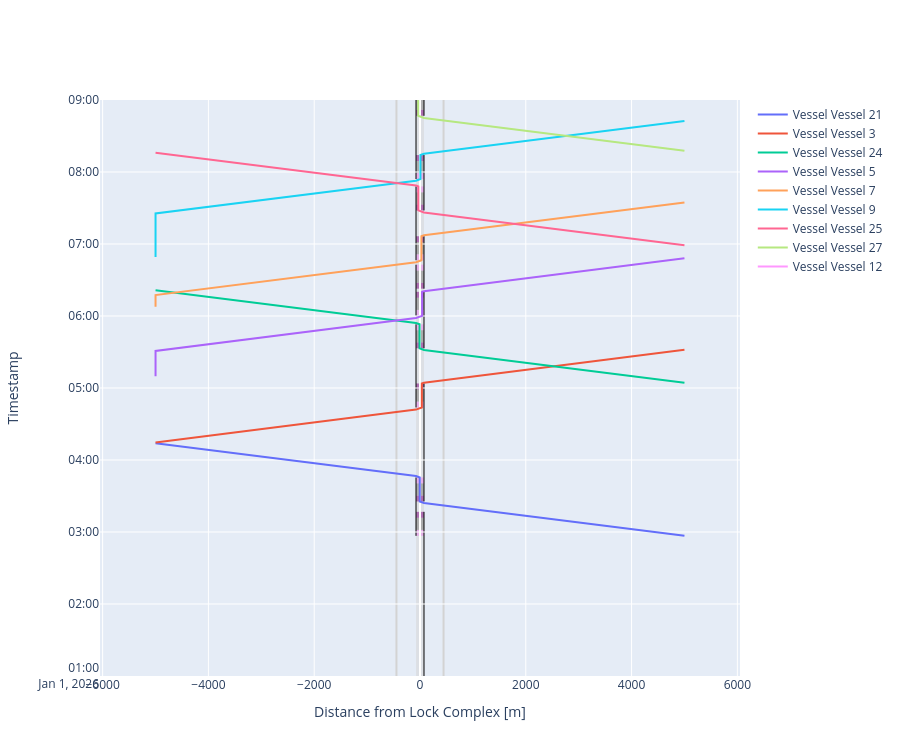

The code cell stored with this chart in its notebook:
### Code cell
# We can plot the time-distance diagram
fig = lock_chamber_II.plot(xlimmin = -6050, 
                           xlimmax = 6050,
                           ylimmin = pd.Timestamp('2026-01-01 01:00:00'),
                           ylimmax = pd.Timestamp('2026-01-01 09:00:00'),
                           method='Plotly')

fig.update_layout(height=cm_to_pixels(20))

### Figure 1 — Plotly figure (JSON) as saved in the notebook; plotly's stock layout.template omitted (floating-point values rounded to 4 significant figures)
{"data": [{"hovertemplate": "Vessel: Vessel 21<br>Distance: %{x:.2f}<br>Time: %{y|%Y-%m-%d %H:%M:%S}<extra></extra>", "line": {"color": "#636EFA", "width": 2}, "mode": "lines", "name": "Vessel Vessel 21", "type": "scatter", "x": [5000.0, 5000.0, 75.0, 75.0, -4.476, -4.476, -4.476, -4.476, -4.476, -4.476, -4.476, -4.476, -75.0, -75.0, -445.0, -5000.0], "xaxis": "x", "y": ["2026-01-01T02:56:48.572846", "2026-01-01T02:56:48.572846", "2026-01-01T03:24:10.239512", "2026-01-01T03:24:10.239512", "2026-01-01T03:25:27.484259", "2026-01-01T03:25:27.484259", "2026-01-01T03:30:27.484259", "2026-01-01T03:30:27.484259", "2026-01-01T03:40:27.484259", "2026-01-01T03:40:27.484259", "2026-01-01T03:45:27.484259", "2026-01-01T03:45:27.484259", "2026-01-01T03:46:36.027849", "2026-01-01T03:46:36.027849", "2026-01-01T03:48:39.361183", "2026-01-01T04:13:57.694516"], "yaxis": "y"}, {"hovertemplate": "Vessel: Vessel 3<br>Distance: %{x:.2f}<br>Time: %{y|%Y-%m-%d %H:%M:%S}<extra></extra>", "line": {"color": "#EF553B", "width": 2}, "mode": "lines", "name": "Vessel Vessel 3", "type": "scatter", "x": [-5000.0, -5000.0, -75.0, -75.0, 34.85, 34.85, 34.85, 34.85, 34.85, 34.85, 34.85, 34.85, 75.0, 75.0, 445.0, 5000.0], "xaxis": "x", "y": ["2026-01-01T04:14:38.398934", "2026-01-01T04:14:38.398934", "2026-01-01T04:42:00.065600", "2026-01-01T04:42:00.065600", "2026-01-01T04:43:46.833025", "2026-01-01T04:43:46.833025", "2026-01-01T04:48:46.833025", "2026-01-01T04:48:46.833025", "2026-01-01T04:58:46.833025", "2026-01-01T04:58:46.833025", "2026-01-01T05:03:46.833025", "2026-01-01T05:03:46.833025", "2026-01-01T05:04:25.853937", "2026-01-01T05:04:25.853937", "2026-01-01T05:06:29.187271", "2026-01-01T05:31:47.520604"], "yaxis": "y"}, {"hovertemplate": "Vessel: Vessel 24<br>Distance: %{x:.2f}<br>Time: %{y|%Y-%m-%d %H:%M:%S}<extra></extra>", "line": {"color": "#00CC96", "width": 2}, "mode": "lines", "name": "Vessel Vessel 24", "type": "scatter", "x": [5000.0, 5000.0, 75.0, 75.0, -8.171, -8.171, -8.171, -8.171, -8.171, -8.171, -8.171, -8.171, -75.0, -75.0, -445.0, -5000.0], "xaxis": "x", "y": ["2026-01-01T05:04:22.847493", "2026-01-01T05:04:22.847493", "2026-01-01T05:31:44.514159", "2026-01-01T05:31:44.514159", "2026-01-01T05:33:05.350103", "2026-01-01T05:33:05.350103", "2026-01-01T05:38:05.350103", "2026-01-01T05:38:05.350103", "2026-01-01T05:48:05.350103", "2026-01-01T05:48:05.350103", "2026-01-01T05:53:05.350103", "2026-01-01T05:53:05.350103", "2026-01-01T05:54:10.302496", "2026-01-01T05:54:10.302496", "2026-01-01T05:56:13.635830", "2026-01-01T06:21:31.969163"], "yaxis": "y"}, {"hovertemplate": "Vessel: Vessel 5<br>Distance: %{x:.2f}<br>Time: %{y|%Y-%m-%d %H:%M:%S}<extra></extra>", "line": {"color": "#AB63FA", "width": 2}, "mode": "lines", "name": "Vessel Vessel 5", "type": "scatter", "x": [-5000.0, -5000.0, -5000.0, -5000.0, -75.0, -75.0, 40.31, 40.31, 40.31, 40.31, 40.31, 40.31, 40.31, 40.31, 75.0, 75.0, 445.0, 5000.0], "xaxis": "x", "y": ["2026-01-01T05:09:41.381390", "2026-01-01T05:09:41.381390", "2026-01-01T05:30:55.302496", "2026-01-01T05:30:55.302496", "2026-01-01T05:58:16.969163", "2026-01-01T05:58:16.969163", "2026-01-01T06:00:09.040623", "2026-01-01T06:00:09.040623", "2026-01-01T06:05:09.040623", "2026-01-01T06:05:09.040623", "2026-01-01T06:15:09.040623", "2026-01-01T06:15:09.040623", "2026-01-01T06:20:09.040623", "2026-01-01T06:20:09.040623", "2026-01-01T06:20:42.757500", "2026-01-01T06:20:42.757500", "2026-01-01T06:22:46.090833", "2026-01-01T06:48:04.424166"], "yaxis": "y"}, {"hovertemplate": "Vessel: Vessel 7<br>Distance: %{x:.2f}<br>Time: %{y|%Y-%m-%d %H:%M:%S}<extra></extra>", "line": {"color": "#FFA15A", "width": 2}, "mode": "lines", "name": "Vessel Vessel 7", "type": "scatter", "x": [-5000.0, -5000.0, -5000.0, -5000.0, -75.0, -75.0, 26.84, 26.84, 26.84, 26.84, 26.84, 26.84, 26.84, 26.84, 75.0, 75.0, 445.0, 5000.0], "xaxis": "x", "y": ["2026-01-01T06:07:37.388354", "2026-01-01T06:07:37.388354", "2026-01-01T06:17:27.757500", "2026-01-01T06:17:27.757500", "2026-01-01T06:44:49.424167", "2026-01-01T06:44:49.424167", "2026-01-01T06:46:28.405227", "2026-01-01T06:46:28.405227", "2026-01-01T06:51:28.405227", "2026-01-01T06:51:28.405227", "2026-01-01T07:01:28.405227", "2026-01-01T07:01:28.405227", "2026-01-01T07:06:28.405227", "2026-01-01T07:06:28.405227", "2026-01-01T07:07:15.212504", "2026-01-01T07:07:15.212504", "2026-01-01T07:09:18.545837", "2026-01-01T07:34:36.879170"], "yaxis": "y"}, {"hovertemplate": "Vessel: Vessel 9<br>Distance: %{x:.2f}<br>Time: %{y|%Y-%m-%d %H:%M:%S}<extra></extra>", "line": {"color": "#19D3F3", "width": 2}, "mode": "lines", "name": "Vessel Vessel 9", "type": "scatter", "x": [-5000.0, -5000.0, -5000.0, -5000.0, -75.0, -75.0, 7.84, 7.84, 7.84, 7.84, 7.84, 7.84, 7.84, 7.84, 75.0, 75.0, 445.0, 5000.0], "xaxis": "x", "y": ["2026-01-01T06:49:11.155932", "2026-01-01T06:49:11.155932", "2026-01-01T07:25:26.000415", "2026-01-01T07:25:26.000415", "2026-01-01T07:52:47.667081", "2026-01-01T07:52:47.667081", "2026-01-01T07:54:08.181385", "2026-01-01T07:54:08.181385", "2026-01-01T07:59:08.181385", "2026-01-01T07:59:08.181385", "2026-01-01T08:09:08.181385", "2026-01-01T08:09:08.181385", "2026-01-01T08:14:08.181385", "2026-01-01T08:14:08.181385", "2026-01-01T08:15:13.455419", "2026-01-01T08:15:13.455419", "2026-01-01T08:17:16.788752", "2026-01-01T08:42:35.122085"], "yaxis": "y"}, {"hovertemplate": "Vessel: Vessel 25<br>Distance: %{x:.2f}<br>Time: %{y|%Y-%m-%d %H:%M:%S}<extra></extra>", "line": {"color": "#FF6692", "width": 2}, "mode": "lines", "name": "Vessel Vessel 25", "type": "scatter", "x": [5000.0, 5000.0, 75.0, 75.0, -31.57, -31.57, -31.57, -31.57, -31.57, -31.57, -31.57, -31.57, -75.0, -75.0, -445.0, -5000.0], "xaxis": "x", "y": ["2026-01-01T06:58:53.545411", "2026-01-01T06:58:53.545411", "2026-01-01T07:26:15.212077", "2026-01-01T07:26:15.212077", "2026-01-01T07:27:58.791840", "2026-01-01T07:27:58.791840", "2026-01-01T07:32:58.791840", "2026-01-01T07:32:58.791840", "2026-01-01T07:42:58.791840", "2026-01-01T07:42:58.791840", "2026-01-01T07:47:58.791840", "2026-01-01T07:47:58.791840", "2026-01-01T07:48:41.000415", "2026-01-01T07:48:41.000415", "2026-01-01T07:50:44.333748", "2026-01-01T08:16:02.667081"], "yaxis": "y"}, {"hovertemplate": "Vessel: Vessel 27<br>Distance: %{x:.2f}<br>Time: %{y|%Y-%m-%d %H:%M:%S}<extra></extra>", "line": {"color": "#B6E880", "width": 2}, "mode": "lines", "name": "Vessel Vessel 27", "type": "scatter", "x": [5000.0, 5000.0, 75.0, 75.0, -34.52, -34.52, -34.52, -34.52, -34.52, -34.52, -34.52, -34.52, -75.0, -75.0, -445.0, -5000.0], "xaxis": "x", "y": ["2026-01-01T08:17:42.565904", "2026-01-01T08:17:42.565904", "2026-01-01T08:45:04.232570", "2026-01-01T08:45:04.232570", "2026-01-01T08:46:50.678675", "2026-01-01T08:46:50.678675", "2026-01-01T08:51:50.678675", "2026-01-01T08:51:50.678675", "2026-01-01T09:01:50.678675", "2026-01-01T09:01:50.678675", "2026-01-01T09:06:50.678675", "2026-01-01T09:06:50.678675", "2026-01-01T09:07:30.020908", "2026-01-01T09:07:30.020908", "2026-01-01T09:09:33.354241", "2026-01-01T09:34:51.687574"], "yaxis": "y"}, {"hovertemplate": "Vessel: Vessel 12<br>Distance: %{x:.2f}<br>Time: %{y|%Y-%m-%d %H:%M:%S}<extra></extra>", "line": {"color": "#FF97FF", "width": 2}, "mode": "lines", "name": "Vessel Vessel 12", "type": "scatter", "x": [-5000.0, -5000.0, -75.0, -75.0, 11.04, 11.04, 11.04, 11.04, 11.04, 11.04, 11.04, 11.04, 75.0, 75.0, 445.0, 5000.0], "xaxis": "x", "y": ["2026-01-01T09:12:07.119979", "2026-01-01T09:12:07.119979", "2026-01-01T09:39:28.786645", "2026-01-01T09:39:28.786645", "2026-01-01T09:40:52.415689", "2026-01-01T09:40:52.415689", "2026-01-01T09:45:52.415689", "2026-01-01T09:45:52.415689", "2026-01-01T09:55:52.415689", "2026-01-01T09:55:52.415689", "2026-01-01T10:00:52.415689", "2026-01-01T10:00:52.415689", "2026-01-01T10:01:54.574983", "2026-01-01T10:01:54.574983", "2026-01-01T10:03:57.908316", "2026-01-01T10:29:16.241649"], "yaxis": "y"}], "layout": {"height": 756, "shapes": [{"fillcolor": "lightgrey", "layer": "below", "line": {"width": 0}, "name": "Lock Geometry", "opacity": 0.5, "type": "rect", "x0": -75, "x1": 75.0, "y0": "2026-01-01T01:00:00", "y1": "2026-01-01T09:00:00"}, {"fillcolor": "violet", "layer": "below", "line": {"width": 0}, "name": "Lock gate closing", "opacity": 0.5, "type": "rect", "x0": -75, "x1": 75.0, "xref": "x", "y0": "2026-01-01T02:56:48.572846", "y1": "2026-01-01T03:01:48.572846", "yref": "y"}, {"fillcolor": "grey", "layer": "below", "line": {"width": 0}, "name": "Lock levelling", "opacity": 0.5, "type": "rect", "x0": -75, "x1": 75.0, "xref": "x", "y0": "2026-01-01T03:01:48.572846", "y1": "2026-01-01T03:11:48.572846", "yref": "y"}, {"fillcolor": "purple", "layer": "below", "line": {"width": 0}, "name": "Lock gate opening", "opacity": 0.5, "type": "rect", "x0": -75, "x1": 75.0, "xref": "x", "y0": "2026-01-01T03:11:48.572846", "y1": "2026-01-01T03:16:48.572846", "yref": "y"}, {"fillcolor": "purple", "layer": "below", "line": {"width": 0}, "name": "Lock gate closing", "opacity": 0.5, "type": "rect", "x0": -75, "x1": 75.0, "xref": "x", "y0": "2026-01-01T03:25:27.484259", "y1": "2026-01-01T03:30:27.484259", "yref": "y"}, {"fillcolor": "grey", "layer": "below", "line": {"width": 0}, "name": "Lock levelling", "opacity": 0.5, "type": "rect", "x0": -75, "x1": 75.0, "xref": "x", "y0": "2026-01-01T03:30:27.484259", "y1": "2026-01-01T03:40:27.484259", "yref": "y"}, {"fillcolor": "violet", "layer": "below", "line": {"width": 0}, "name": "Lock gate opening", "opacity": 0.5, "type": "rect", "x0": -75, "x1": 75.0, "xref": "x", "y0": "2026-01-01T03:40:27.484259", "y1": "2026-01-01T03:45:27.484259", "yref": "y"}, {"fillcolor": "violet", "layer": "below", "line": {"width": 0}, "name": "Lock gate closing", "opacity": 0.5, "type": "rect", "x0": -75, "x1": 75.0, "xref": "x", "y0": "2026-01-01T04:43:46.833025", "y1": "2026-01-01T04:48:46.833025", "yref": "y"}, {"fillcolor": "grey", "layer": "below", "line": {"width": 0}, "name": "Lock levelling", "opacity": 0.5, "type": "rect", "x0": -75, "x1": 75.0, "xref": "x", "y0": "2026-01-01T04:48:46.833025", "y1": "2026-01-01T04:58:46.833025", "yref": "y"}, {"fillcolor": "purple", "layer": "below", "line": {"width": 0}, "name": "Lock gate opening", "opacity": 0.5, "type": "rect", "x0": -75, "x1": 75.0, "xref": "x", "y0": "2026-01-01T04:58:46.833025", "y1": "2026-01-01T05:03:46.833025", "yref": "y"}, {"fillcolor": "purple", "layer": "below", "line": {"width": 0}, "name": "Lock gate closing", "opacity": 0.5, "type": "rect", "x0": -75, "x1": 75.0, "xref": "x", "y0": "2026-01-01T05:33:05.350103", "y1": "2026-01-01T05:38:05.350103", "yref": "y"}, {"fillcolor": "grey", "layer": "below", "line": {"width": 0}, "name": "Lock levelling", "opacity": 0.5, "type": "rect", "x0": -75, "x1": 75.0, "xref": "x", "y0": "2026-01-01T05:38:05.350103", "y1": "2026-01-01T05:48:05.350103", "yref": "y"}, {"fillcolor": "violet", "layer": "below", "line": {"width": 0}, "name": "Lock gate opening", "opacity": 0.5, "type": "rect", "x0": -75, "x1": 75.0, "xref": "x", "y0": "2026-01-01T05:48:05.350103", "y1": "2026-01-01T05:53:05.350103", "yref": "y"}, {"fillcolor": "violet", "layer": "below", "line": {"width": 0}, "name": "Lock gate closing", "opacity": 0.5, "type": "rect", "x0": -75, "x1": 75.0, "xref": "x", "y0": "2026-01-01T06:00:09.040623", "y1": "2026-01-01T06:05:09.040623", "yref": "y"}, {"fillcolor": "grey", "layer": "below", "line": {"width": 0}, "name": "Lock levelling", "opacity": 0.5, "type": "rect", "x0": -75, "x1": 75.0, "xref": "x", "y0": "2026-01-01T06:05:09.040623", "y1": "2026-01-01T06:15:09.040623", "yref": "y"}, {"fillcolor": "purple", "layer": "below", "line": {"width": 0}, "name": "Lock gate opening", "opacity": 0.5, "type": "rect", "x0": -75, "x1": 75.0, "xref": "x", "y0": "2026-01-01T06:15:09.040623", "y1": "2026-01-01T06:20:09.040623", "yref": "y"}, {"fillcolor": "purple", "layer": "below", "line": {"width": 0}, "name": "Lock gate closing", "opacity": 0.5, "type": "rect", "x0": -75, "x1": 75.0, "xref": "x", "y0": "2026-01-01T06:22:46.090833", "y1": "2026-01-01T06:27:46.090833", "yref": "y"}, {"fillcolor": "grey", "layer": "below", "line": {"width": 0}, "name": "Lock levelling", "opacity": 0.5, "type": "rect", "x0": -75, "x1": 75.0, "xref": "x", "y0": "2026-01-01T06:27:46.090833", "y1": "2026-01-01T06:37:46.090833", "yref": "y"}, {"fillcolor": "violet", "layer": "below", "line": {"width": 0}, "name": "Lock gate opening", "opacity": 0.5, "type": "rect", "x0": -75, "x1": 75.0, "xref": "x", "y0": "2026-01-01T06:37:46.090833", "y1": "2026-01-01T06:42:46.090833", "yref": "y"}, {"fillcolor": "violet", "layer": "below", "line": {"width": 0}, "name": "Lock gate closing", "opacity": 0.5, "type": "rect", "x0": -75, "x1": 75.0, "xref": "x", "y0": "2026-01-01T06:46:28.405227", "y1": "2026-01-01T06:51:28.405227", "yref": "y"}, {"fillcolor": "grey", "layer": "below", "line": {"width": 0}, "name": "Lock levelling", "opacity": 0.5, "type": "rect", "x0": -75, "x1": 75.0, "xref": "x", "y0": "2026-01-01T06:51:28.405227", "y1": "2026-01-01T07:01:28.405227", "yref": "y"}, {"fillcolor": "purple", "layer": "below", "line": {"width": 0}, "name": "Lock gate opening", "opacity": 0.5, "type": "rect", "x0": -75, "x1": 75.0, "xref": "x", "y0": "2026-01-01T07:01:28.405227", "y1": "2026-01-01T07:06:28.405227", "yref": "y"}, {"fillcolor": "purple", "layer": "below", "line": {"width": 0}, "name": "Lock gate closing", "opacity": 0.5, "type": "rect", "x0": -75, "x1": 75.0, "xref": "x", "y0": "2026-01-01T07:27:58.791840", "y1": "2026-01-01T07:32:58.791840", "yref": "y"}, {"fillcolor": "grey", "layer": "below", "line": {"width": 0}, "name": "Lock levelling", "opacity": 0.5, "type": "rect", "x0": -75, "x1": 75.0, "xref": "x", "y0": "2026-01-01T07:32:58.791840", "y1": "2026-01-01T07:42:58.791840", "yref": "y"}, {"fillcolor": "violet", "layer": "below", "line": {"width": 0}, "name": "Lock gate opening", "opacity": 0.5, "type": "rect", "x0": -75, "x1": 75.0, "xref": "x", "y0": "2026-01-01T07:42:58.791840", "y1": "2026-01-01T07:47:58.791840", "yref": "y"}, {"fillcolor": "violet", "layer": "below", "line": {"width": 0}, "name": "Lock gate closing", "opacity": 0.5, "type": "rect", "x0": -75, "x1": 75.0, "xref": "x", "y0": "2026-01-01T07:54:08.181385", "y1": "2026-01-01T07:59:08.181385", "yref": "y"}, {"fillcolor": "grey", "layer": "below", "line": {"width": 0}, "name": "Lock levelling", "opacity": 0.5, "type": "rect", "x0": -75, "x1": 75.0, "xref": "x", "y0": "2026-01-01T07:59:08.181385", "y1": "2026-01-01T08:09:08.181385", "yref": "y"}, {"fillcolor": "purple", "layer": "below", "line": {"width": 0}, "name": "Lock gate opening", "opacity": 0.5, "type": "rect", "x0": -75, "x1": 75.0, "xref": "x", "y0": "2026-01-01T08:09:08.181385", "y1": "2026-01-01T08:14:08.181385", "yref": "y"}, {"fillcolor": "purple", "layer": "below", "line": {"width": 0}, "name": "Lock gate closing", "opacity": 0.5, "type": "rect", "x0": -75, "x1": 75.0, "xref": "x", "y0": "2026-01-01T08:46:50.678675", "y1": "2026-01-01T08:51:50.678675", "yref": "y"}, {"fillcolor": "grey", "layer": "below", "line": {"width": 0}, "name": "Lock levelling", "opacity": 0.5, "type": "rect", "x0": -75, "x1": 75.0, "xref": "x", "y0": "2026-01-01T08:51:50.678675", "y1": "2026-01-01T09:01:50.678675", "yref": "y"}, {"fillcolor": "violet", "layer": "below", "line": {"width": 0}, "name": "Lock gate opening", "opacity": 0.5, "type": "rect", "x0": -75, "x1": 75.0, "xref": "x", "y0": "2026-01-01T09:01:50.678675", "y1": "2026-01-01T09:06:50.678675", "yref": "y"}, {"fillcolor": "violet", "layer": "below", "line": {"width": 0}, "name": "Lock gate closing", "opacity": 0.5, "type": "rect", "x0": -75, "x1": 75.0, "xref": "x", "y0": "2026-01-01T09:40:52.415689", "y1": "2026-01-01T09:45:52.415689", "yref": "y"}, {"fillcolor": "grey", "layer": "below", "line": {"width": 0}, "name": "Lock levelling", "opacity": 0.5, "type": "rect", "x0": -75, "x1": 75.0, "xref": "x", "y0": "2026-01-01T09:45:52.415689", "y1": "2026-01-01T09:55:52.415689", "yref": "y"}, {"fillcolor": "purple", "layer": "below", "line": {"width": 0}, "name": "Lock gate opening", "opacity": 0.5, "type": "rect", "x0": -75, "x1": 75.0, "xref": "x", "y0": "2026-01-01T09:55:52.415689", "y1": "2026-01-01T10:00:52.415689", "yref": "y"}, {"fillcolor": "purple", "layer": "below", "line": {"width": 0}, "name": "Lock gate closing", "opacity": 0.5, "type": "rect", "x0": -75, "x1": 75.0, "xref": "x", "y0": "2026-01-01T13:38:54.683201", "y1": "2026-01-01T13:43:54.683201", "yref": "y"}, {"fillcolor": "grey", "layer": "below", "line": {"width": 0}, "name": "Lock levelling", "opacity": 0.5, "type": "rect", "x0": -75, "x1": 75.0, "xref": "x", "y0": "2026-01-01T13:43:54.683201", "y1": "2026-01-01T13:53:54.683201", "yref": "y"}, {"fillcolor": "violet", "layer": "below", "line": {"width": 0}, "name": "Lock gate opening", "opacity": 0.5, "type": "rect", "x0": -75, "x1": 75.0, "xref": "x", "y0": "2026-01-01T13:53:54.683201", "y1": "2026-01-01T13:58:54.683201", "yref": "y"}, {"fillcolor": "violet", "layer": "below", "line": {"width": 0}, "name": "Lock gate closing", "opacity": 0.5, "type": "rect", "x0": -75, "x1": 75.0, "xref": "x", "y0": "2026-01-01T14:05:26.112591", "y1": "2026-01-01T14:10:26.112591", "yref": "y"}, {"fillcolor": "grey", "layer": "below", "line": {"width": 0}, "name": "Lock levelling", "opacity": 0.5, "type": "rect", "x0": -75, "x1": 75.0, "xref": "x", "y0": "2026-01-01T14:10:26.112591", "y1": "2026-01-01T14:20:26.112591", "yref": "y"}, {"fillcolor": "purple", "layer": "below", "line": {"width": 0}, "name": "Lock gate opening", "opacity": 0.5, "type": "rect", "x0": -75, "x1": 75.0, "xref": "x", "y0": "2026-01-01T14:20:26.112591", "y1": "2026-01-01T14:25:26.112591", "yref": "y"}, {"fillcolor": "purple", "layer": "below", "line": {"width": 0}, "name": "Lock gate closing", "opacity": 0.5, "type": "rect", "x0": -75, "x1": 75.0, "xref": "x", "y0": "2026-01-01T14:53:21.503074", "y1": "2026-01-01T14:58:21.503074", "yref": "y"}, {"fillcolor": "grey", "layer": "below", "line": {"width": 0}, "name": "Lock levelling", "opacity": 0.5, "type": "rect", "x0": -75, "x1": 75.0, "xref": "x", "y0": "2026-01-01T14:58:21.503074", "y1": "2026-01-01T15:08:21.503074", "yref": "y"}, {"fillcolor": "violet", "layer": "below", "line": {"width": 0}, "name": "Lock gate opening", "opacity": 0.5, "type": "rect", "x0": -75, "x1": 75.0, "xref": "x", "y0": "2026-01-01T15:08:21.503074", "y1": "2026-01-01T15:13:21.503074", "yref": "y"}, {"fillcolor": "violet", "layer": "below", "line": {"width": 0}, "name": "Lock gate closing", "opacity": 0.5, "type": "rect", "x0": -75, "x1": 75.0, "xref": "x", "y0": "2026-01-01T15:16:07.605754", "y1": "2026-01-01T15:21:07.605754", "yref": "y"}, {"fillcolor": "grey", "layer": "below", "line": {"width": 0}, "name": "Lock levelling", "opacity": 0.5, "type": "rect", "x0": -75, "x1": 75.0, "xref": "x", "y0": "2026-01-01T15:21:07.605754", "y1": "2026-01-01T15:31:07.605754", "yref": "y"}, {"fillcolor": "purple", "layer": "below", "line": {"width": 0}, "name": "Lock gate opening", "opacity": 0.5, "type": "rect", "x0": -75, "x1": 75.0, "xref": "x", "y0": "2026-01-01T15:31:07.605754", "y1": "2026-01-01T15:36:07.605754", "yref": "y"}, {"fillcolor": "purple", "layer": "below", "line": {"width": 0}, "name": "Lock gate closing", "opacity": 0.5, "type": "rect", "x0": -75, "x1": 75.0, "xref": "x", "y0": "2026-01-01T15:40:00.354370", "y1": "2026-01-01T15:45:00.354370", "yref": "y"}, {"fillcolor": "grey", "layer": "below", "line": {"width": 0}, "name": "Lock levelling", "opacity": 0.5, "type": "rect", "x0": -75, "x1": 75.0, "xref": "x", "y0": "2026-01-01T15:45:00.354370", "y1": "2026-01-01T15:55:00.354370", "yref": "y"}, {"fillcolor": "violet", "layer": "below", "line": {"width": 0}, "name": "Lock gate opening", "opacity": 0.5, "type": "rect", "x0": -75, "x1": 75.0, "xref": "x", "y0": "2026-01-01T15:55:00.354370", "y1": "2026-01-01T16:00:00.354370", "yref": "y"}, {"fillcolor": "violet", "layer": "below", "line": {"width": 0}, "name": "Lock gate closing", "opacity": 0.5, "type": "rect", "x0": -75, "x1": 75.0, "xref": "x", "y0": "2026-01-01T16:02:40.060757", "y1": "2026-01-01T16:07:40.060757", "yref": "y"}, {"fillcolor": "grey", "layer": "below", "line": {"width": 0}, "name": "Lock levelling", "opacity": 0.5, "type": "rect", "x0": -75, "x1": 75.0, "xref": "x", "y0": "2026-01-01T16:07:40.060757", "y1": "2026-01-01T16:17:40.060757", "yref": "y"}, {"fillcolor": "purple", "layer": "below", "line": {"width": 0}, "name": "Lock gate opening", "opacity": 0.5, "type": "rect", "x0": -75, "x1": 75.0, "xref": "x", "y0": "2026-01-01T16:17:40.060757", "y1": "2026-01-01T16:22:40.060757", "yref": "y"}, {"fillcolor": "purple", "layer": "below", "line": {"width": 0}, "name": "Lock gate closing", "opacity": 0.5, "type": "rect", "x0": -75, "x1": 75.0, "xref": "x", "y0": "2026-01-01T16:25:59.032680", "y1": "2026-01-01T16:30:59.032680", "yref": "y"}, {"fillcolor": "grey", "layer": "below", "line": {"width": 0}, "name": "Lock levelling", "opacity": 0.5, "type": "rect", "x0": -75, "x1": 75.0, "xref": "x", "y0": "2026-01-01T16:30:59.032680", "y1": "2026-01-01T16:40:59.032680", "yref": "y"}, {"fillcolor": "violet", "layer": "below", "line": {"width": 0}, "name": "Lock gate opening", "opacity": 0.5, "type": "rect", "x0": -75, "x1": 75.0, "xref": "x", "y0": "2026-01-01T16:40:59.032680", "y1": "2026-01-01T16:45:59.032680", "yref": "y"}, {"fillcolor": "darkgrey", "layer": "below", "line": {"width": 0}, "name": "Doors closed", "opacity": 0.5, "type": "rect", "x0": -75, "x1": 75.0, "xref": "x", "y0": "2026-01-01T03:01:48.572846", "y1": "2026-01-01T03:11:48.572846", "yref": "y"}, {"fillcolor": "darkgrey", "layer": "below", "line": {"width": 0}, "name": "Doors closed", "opacity": 0.5, "type": "rect", "x0": -75, "x1": 75.0, "xref": "x", "y0": "2026-01-01T03:30:27.484259", "y1": "2026-01-01T03:40:27.484259", "yref": "y"}, {"fillcolor": "darkgrey", "layer": "below", "line": {"width": 0}, "name": "Doors closed", "opacity": 0.5, "type": "rect", "x0": -75, "x1": 75.0, "xref": "x", "y0": "2026-01-01T04:48:46.833025", "y1": "2026-01-01T04:58:46.833025", "yref": "y"}, {"fillcolor": "darkgrey", "layer": "below", "line": {"width": 0}, "name": "Doors closed", "opacity": 0.5, "type": "rect", "x0": -75, "x1": 75.0, "xref": "x", "y0": "2026-01-01T05:38:05.350103", "y1": "2026-01-01T05:48:05.350103", "yref": "y"}, {"fillcolor": "darkgrey", "layer": "below", "line": {"width": 0}, "name": "Doors closed", "opacity": 0.5, "type": "rect", "x0": -75, "x1": 75.0, "xref": "x", "y0": "2026-01-01T06:05:09.040623", "y1": "2026-01-01T06:15:09.040623", "yref": "y"}, {"fillcolor": "darkgrey", "layer": "below", "line": {"width": 0}, "name": "Doors closed", "opacity": 0.5, "type": "rect", "x0": -75, "x1": 75.0, "xref": "x", "y0": "2026-01-01T06:27:46.090833", "y1": "2026-01-01T06:37:46.090833", "yref": "y"}, {"fillcolor": "darkgrey", "layer": "below", "line": {"width": 0}, "name": "Doors closed", "opacity": 0.5, "type": "rect", "x0": -75, "x1": 75.0, "xref": "x", "y0": "2026-01-01T06:51:28.405227", "y1": "2026-01-01T07:01:28.405227", "yref": "y"}, {"fillcolor": "darkgrey", "layer": "below", "line": {"width": 0}, "name": "Doors closed", "opacity": 0.5, "type": "rect", "x0": -75, "x1": 75.0, "xref": "x", "y0": "2026-01-01T07:32:58.791840", "y1": "2026-01-01T07:42:58.791840", "yref": "y"}, {"fillcolor": "darkgrey", "layer": "below", "line": {"width": 0}, "name": "Doors closed", "opacity": 0.5, "type": "rect", "x0": -75, "x1": 75.0, "xref": "x", "y0": "2026-01-01T07:59:08.181385", "y1": "2026-01-01T07:59:08.181385", "yref": "y"}, {"fillcolor": "darkgrey", "layer": "below", "line": {"width": 0}, "name": "Doors closed", "opacity": 0.5, "type": "rect", "x0": -75, "x1": 75.0, "xref": "x", "y0": "2026-01-01T09:00:00", "y1": "2026-01-01T09:01:50.678675", "yref": "y"}, {"fillcolor": "darkgrey", "layer": "below", "line": {"width": 0}, "name": "Doors closed", "opacity": 0.5, "type": "rect", "x0": -75, "x1": 75.0, "xref": "x", "y0": "2026-01-01T09:45:52.415689", "y1": "2026-01-01T09:55:52.415689", "yref": "y"}, {"fillcolor": "darkgrey", "layer": "below", "line": {"width": 0}, "name": "Doors closed", "opacity": 0.5, "type": "rect", "x0": -75, "x1": 75.0, "xref": "x", "y0": "2026-01-01T13:43:54.683201", "y1": "2026-01-01T13:53:54.683201", "yref": "y"}, {"fillcolor": "darkgrey", "layer": "below", "line": {"width": 0}, "name": "Doors closed", "opacity": 0.5, "type": "rect", "x0": -75, "x1": 75.0, "xref": "x", "y0": "2026-01-01T14:10:26.112591", "y1": "2026-01-01T14:20:26.112591", "yref": "y"}, {"fillcolor": "darkgrey", "layer": "below", "line": {"width": 0}, "name": "Doors closed", "opacity": 0.5, "type": "rect", "x0": -75, "x1": 75.0, "xref": "x", "y0": "2026-01-01T14:58:21.503074", "y1": "2026-01-01T15:08:21.503074", "yref": "y"}, {"fillcolor": "darkgrey", "layer": "below", "line": {"width": 0}, "name": "Doors closed", "opacity": 0.5, "type": "rect", "x0": -75, "x1": 75.0, "xref": "x", "y0": "2026-01-01T15:21:07.605754", "y1": "2026-01-01T15:31:07.605754", "yref": "y"}, {"fillcolor": "darkgrey", "layer": "below", "line": {"width": 0}, "name": "Doors closed", "opacity": 0.5, "type": "rect", "x0": -75, "x1": 75.0, "xref": "x", "y0": "2026-01-01T15:45:00.354370", "y1": "2026-01-01T15:55:00.354370", "yref": "y"}, {"fillcolor": "darkgrey", "layer": "below", "line": {"width": 0}, "name": "Doors closed", "opacity": 0.5, "type": "rect", "x0": -75, "x1": 75.0, "xref": "x", "y0": "2026-01-01T16:07:40.060757", "y1": "2026-01-01T16:17:40.060757", "yref": "y"}, {"fillcolor": "darkgrey", "layer": "below", "line": {"width": 0}, "name": "Doors closed", "opacity": 0.5, "type": "rect", "x0": -75, "x1": 75.0, "xref": "x", "y0": "2026-01-01T16:30:59.032680", "y1": "2026-01-01T16:40:59.032680", "yref": "y"}, {"fillcolor": "black", "layer": "below", "line": {"color": "black"}, "opacity": 0.5, "type": "line", "x0": -75, "x1": -75, "xref": "x", "y0": "2026-01-01T02:56:48.572846", "y1": "2026-01-01T03:45:27.484259", "yref": "y"}, {"fillcolor": "black", "layer": "below", "line": {"color": "black"}, "opacity": 0.5, "type": "line", "x0": -75, "x1": -75, "xref": "x", "y0": "2026-01-01T04:43:46.833025", "y1": "2026-01-01T05:53:05.350103", "yref": "y"}, {"fillcolor": "black", "layer": "below", "line": {"color": "black"}, "opacity": 0.5, "type": "line", "x0": -75, "x1": -75, "xref": "x", "y0": "2026-01-01T06:00:09.040623", "y1": "2026-01-01T06:42:46.090833", "yref": "y"}, {"fillcolor": "black", "layer": "below", "line": {"color": "black"}, "opacity": 0.5, "type": "line", "x0": -75, "x1": -75, "xref": "x", "y0": "2026-01-01T06:46:28.405227", "y1": "2026-01-01T07:47:58.791840", "yref": "y"}, {"fillcolor": "black", "layer": "below", "line": {"color": "black"}, "opacity": 0.5, "type": "line", "x0": -75, "x1": -75, "xref": "x", "y0": "2026-01-01T07:54:08.181385", "y1": "2026-01-01T09:06:50.678675", "yref": "y"}, {"fillcolor": "black", "layer": "below", "line": {"color": "black"}, "opacity": 0.5, "type": "line", "x0": -75, "x1": -75, "xref": "x", "y0": "2026-01-01T09:40:52.415689", "y1": "2026-01-01T13:58:54.683201", "yref": "y"}, {"fillcolor": "black", "layer": "below", "line": {"color": "black"}, "opacity": 0.5, "type": "line", "x0": -75, "x1": -75, "xref": "x", "y0": "2026-01-01T14:05:26.112591", "y1": "2026-01-01T15:13:21.503074", "yref": "y"}, {"fillcolor": "black", "layer": "below", "line": {"color": "black"}, "opacity": 0.5, "type": "line", "x0": -75, "x1": -75, "xref": "x", "y0": "2026-01-01T15:16:07.605754", "y1": "2026-01-01T16:00:00.354370", "yref": "y"}, {"fillcolor": "black", "layer": "below", "line": {"color": "black"}, "opacity": 0.5, "type": "line", "x0": -75, "x1": -75, "xref": "x", "y0": "2026-01-01T16:02:40.060757", "y1": "2026-01-01T16:45:59.032680", "yref": "y"}, {"fillcolor": "black", "layer": "below", "line": {"color": "black"}, "opacity": 0.5, "type": "line", "x0": 75.0, "x1": 75.0, "xref": "x", "y0": "2026-01-01T01:00:00", "y1": "2026-01-01T03:16:48.572846", "yref": "y"}, {"fillcolor": "black", "layer": "below", "line": {"color": "black"}, "opacity": 0.5, "type": "line", "x0": 75.0, "x1": 75.0, "xref": "x", "y0": "2026-01-01T03:25:27.484259", "y1": "2026-01-01T05:03:46.833025", "yref": "y"}, {"fillcolor": "black", "layer": "below", "line": {"color": "black"}, "opacity": 0.5, "type": "line", "x0": 75.0, "x1": 75.0, "xref": "x", "y0": "2026-01-01T05:33:05.350103", "y1": "2026-01-01T06:20:09.040623", "yref": "y"}, {"fillcolor": "black", "layer": "below", "line": {"color": "black"}, "opacity": 0.5, "type": "line", "x0": 75.0, "x1": 75.0, "xref": "x", "y0": "2026-01-01T06:22:46.090833", "y1": "2026-01-01T07:06:28.405227", "yref": "y"}, {"fillcolor": "black", "layer": "below", "line": {"color": "black"}, "opacity": 0.5, "type": "line", "x0": 75.0, "x1": 75.0, "xref": "x", "y0": "2026-01-01T07:27:58.791840", "y1": "2026-01-01T08:14:08.181385", "yref": "y"}, {"fillcolor": "black", "layer": "below", "line": {"color": "black"}, "opacity": 0.5, "type": "line", "x0": 75.0, "x1": 75.0, "xref": "x", "y0": "2026-01-01T08:46:50.678675", "y1": "2026-01-01T10:00:52.415689", "yref": "y"}, {"fillcolor": "black", "layer": "below", "line": {"color": "black"}, "opacity": 0.5, "type": "line", "x0": 75.0, "x1": 75.0, "xref": "x", "y0": "2026-01-01T13:38:54.683201", "y1": "2026-01-01T14:25:26.112591", "yref": "y"}, {"fillcolor": "black", "layer": "below", "line": {"color": "black"}, "opacity": 0.5, "type": "line", "x0": 75.0, "x1": 75.0, "xref": "x", "y0": "2026-01-01T14:53:21.503074", "y1": "2026-01-01T15:36:07.605754", "yref": "y"}, {"fillcolor": "black", "layer": "below", "line": {"color": "black"}, "opacity": 0.5, "type": "line", "x0": 75.0, "x1": 75.0, "xref": "x", "y0": "2026-01-01T15:40:00.354370", "y1": "2026-01-01T16:22:40.060757", "yref": "y"}, {"fillcolor": "black", "layer": "below", "line": {"color": "black"}, "opacity": 0.5, "type": "line", "x0": 75.0, "x1": 75.0, "xref": "x", "y0": "2026-01-01T16:25:59.032680", "y1": "2026-01-01T09:00:00", "yref": "y"}, {"layer": "below", "line": {"color": "lightgrey"}, "type": "line", "x0": -445, "x1": -445, "xref": "x", "y0": 0, "y1": 1, "yref": "y domain"}, {"layer": "below", "line": {"color": "lightgrey"}, "type": "line", "x0": 445, "x1": 445, "xref": "x", "y0": 0, "y1": 1, "yref": "y domain"}], "showlegend": true, "xaxis": {"anchor": "y", "domain": [0, 1], "range": [-6050, 6050], "title": {"text": "Distance from Lock Complex [m]"}}, "yaxis": {"anchor": "x", "domain": [0, 1], "range": ["2026-01-01T01:00:00", "2026-01-01T09:00:00"], "title": {"text": "Timestamp"}}}}
